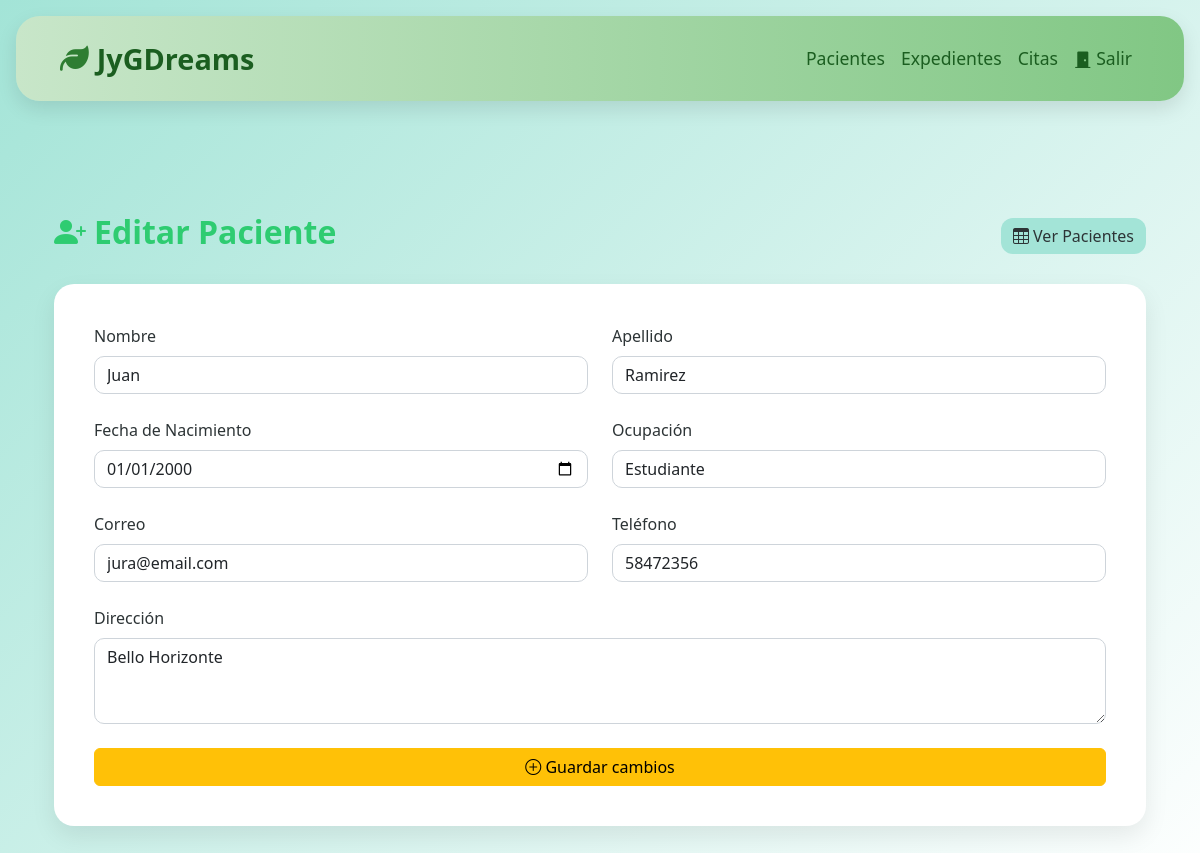
The app's page /editar_paciente/1/ with its own data.
### JyGDreams/models.py (models this page shows, shortened)
class Paciente(models.Model):
    nombre = models.CharField(max_length=100)
    apellido = models.CharField(max_length=100)
    fecha_nacimiento = models.DateField()
    ocupacion = models.CharField(max_length=100)
    correo = models.EmailField()
    telefono = models.CharField(max_length=15)
    direccion = models.TextField()

### JyGDreams/views.py (the view, shortened to what this page needs)
# urls.py: path('editar_paciente/<int:paciente_id>/', views.editar_paciente, name='editar_paciente'),
def editar_paciente(request, paciente_id):
    paciente = get_object_or_404(Paciente, id=paciente_id)
    return render(request, 'edit_patient.html', {'paciente': paciente})

### JyGDreams/templates/edit_patient.html (shortened to what this page needs)
{% extends "layout.html" %}
{% load static %}
{% block extra_css %}
<link rel="stylesheet" href="{% static 'JyGDreams/add_patient.css' %}">
{% endblock %}
{% block content %}
<div class="container py-5">
  <div class="d-flex flex-column flex-md-row justify-content-between align-items-start align-items-md-center mb-4 gap-3">
    <h2><i class="bi bi-person-plus-fill me-2"></i>Editar Paciente</h2>
    <a href="{% url 'tabla_paciente' %}" class="btn btn-primary">
      <i class="bi bi-table"></i> Ver Pacientes
    </a>
  </div>
<div class="form-container">
  <form method="post">
    <div class="row mb-4">
      <div class="col-md-6">
        <label class="form-label">Nombre</label>
        <input type="text" class="form-control" name="nombre" value="{{ paciente.nombre }}" required>
      </div>
      <div class="col-md-6">
        <label class="form-label">Apellido</label>
        <input type="text" class="form-control" name="apellido" value="{{ paciente.apellido }}" required>
      </div>
    </div>
    <div class="row mb-4">
      <div class="col-md-6">
        <label class="form-label">Fecha de Nacimiento</label>
        <input type="date" class="form-control" name="fecha_nacimiento" value="{{ paciente.fecha_nacimiento|date:'Y-m-d' }}" required>
      </div>
      <div class="col-md-6">
        <label class="form-label">Ocupación</label>
        <input type="text" class="form-control" name="ocupacion" value="{{ paciente.ocupacion }} " required>
      </div>
    </div>
    <div class="row mb-4">
      <div class="col-md-6">
        <label class="form-label">Correo</label>
        <input type="email" class="form-control" name="correo" value="{{ paciente.correo }}" required>
      </div>
      <div class="col-md-6">
        <label class="form-label">Teléfono</label>
        <input type="text" class="form-control" name="telefono" value="{{ paciente.telefono }}" required>
      </div>
    </div>
    <div class="mb-4">
      <label class="form-label">Dirección</label>
      <textarea class="form-control" name="direccion" rows="3" required>{{ paciente.direccion }}</textarea>
    </div>
    <div class="d-grid">
      <button class="btn btn-warning" type="submit">
        <i class="bi bi-plus-circle"></i> Guardar cambios
      </button>
    </div>
  </form>
</div>
{% endblock %}

### JyGDreams/static/JyGDreams/layout.css (style rules this page uses)
body { margin: 0; font-family: 'Segoe UI', sans-serif; background: #f1f8f5; }

### JyGDreams/static/JyGDreams/add_patient.css (style rules this page uses)
:root { --verde-esmeralda: #2ecc71; --verde-menta: #a3e4d7; --verde-esmeralda-oscuro: #27ae60; }
body { background: linear-gradient(135deg, var(--verde-menta), #ffffff); font-family: 'Segoe UI', sans-serif; }
.form-container { background: #fff; border-radius: 20px; padding: 40px; box-shadow: 0 10px 25px rgba(0, 0, 0, 0.08); }
.form-label { font-weight: 500; color: #2d3436; }
.form-control, .form-select { border-radius: 10px; border: 1px solid #ced4da; transition: border-color 0.3s ease; }
h2 { font-weight: 700; color: var(--verde-esmeralda); }
.btn-primary { background-color: var(--verde-menta); border: none; border-radius: 12px; color: #2d3436; font-weight: 500; }

### records on screen
Paciente: nombre "Juan", apellido "Ramirez", fecha_nacimiento "01/01/2000", ocupacion "Estudiante", correo "jura@email.com", telefono "58472356", direccion "Bello Horizonte"
